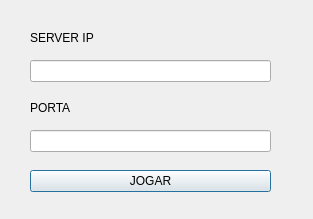
<?xml version="1.0" encoding="UTF-8"?>
<ui version="4.0">
 <class>ServerView</class>
 <widget class="QDialog" name="ServerView">
  <property name="geometry">
   <rect>
    <x>0</x>
    <y>0</y>
    <width>313</width>
    <height>219</height>
   </rect>
  </property>
  <property name="windowTitle">
   <string>ServerView</string>
  </property>
  <widget class="QLineEdit" name="lineEdit">
   <property name="geometry">
    <rect>
     <x>30</x>
     <y>60</y>
     <width>241</width>
     <height>22</height>
    </rect>
   </property>
   <property name="dragEnabled">
    <bool>false</bool>
   </property>
  </widget>
  <widget class="QLabel" name="label">
   <property name="geometry">
    <rect>
     <x>30</x>
     <y>30</y>
     <width>111</width>
     <height>16</height>
    </rect>
   </property>
   <property name="text">
    <string>SERVER IP</string>
   </property>
  </widget>
  <widget class="QLabel" name="label_2">
   <property name="geometry">
    <rect>
     <x>30</x>
     <y>100</y>
     <width>111</width>
     <height>16</height>
    </rect>
   </property>
   <property name="text">
    <string>PORTA</string>
   </property>
  </widget>
  <widget class="QLineEdit" name="lineEdit_2">
   <property name="geometry">
    <rect>
     <x>30</x>
     <y>130</y>
     <width>241</width>
     <height>22</height>
    </rect>
   </property>
   <property name="dragEnabled">
    <bool>false</bool>
   </property>
  </widget>
  <widget class="QPushButton" name="pushButton">
   <property name="geometry">
    <rect>
     <x>30</x>
     <y>170</y>
     <width>241</width>
     <height>22</height>
    </rect>
   </property>
   <property name="text">
    <string>JOGAR</string>
   </property>
  </widget>
 </widget>
 <resources/>
 <connections/>
</ui>
